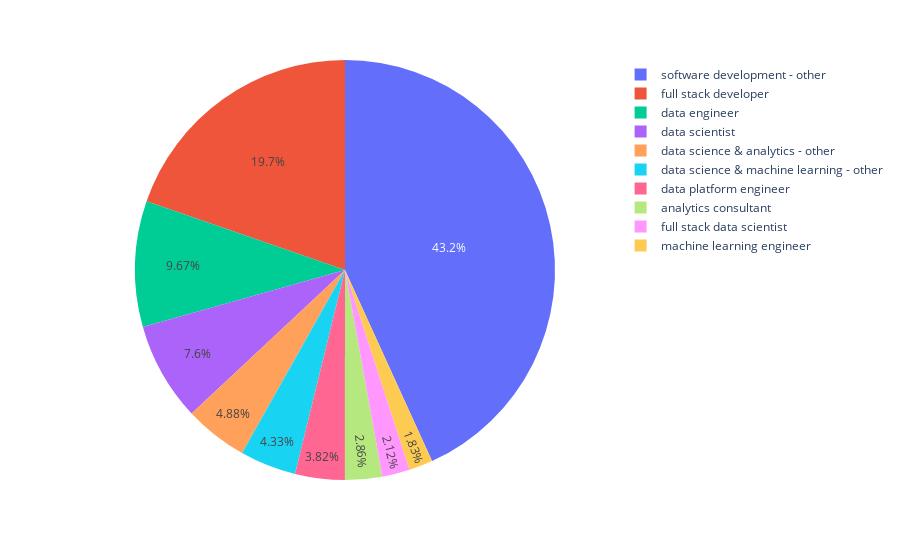

The code cell stored with this chart in its notebook:
### Code cell
top_role= df.groupby('Role')['Applications'].sum().nlargest(10).reset_index()
px.pie(top_role, names='Role', values='Applications')

### Figure 1 — Plotly figure (JSON) as saved in the notebook; plotly's stock layout.template omitted (floating-point values rounded to 4 significant figures)
{"data": [{"domain": {"x": [0, 1], "y": [0, 1]}, "hovertemplate": "Role=%{label}<br>Applications=%{value}<extra></extra>", "labels": ["software development - other", "full stack developer", "data engineer", "data scientist", "data science & analytics - other", "data science & machine learning - other", "data platform engineer", "analytics consultant", "full stack data scientist", "machine learning engineer"], "legendgroup": "", "name": "", "showlegend": true, "type": "pie", "values": [48204, 21978, 10794, 8478, 5448, 4828, 4264, 3186, 2368, 2043]}], "layout": {"autosize": true, "legend": {"tracegroupgap": 0}, "margin": {"t": 60}}}
